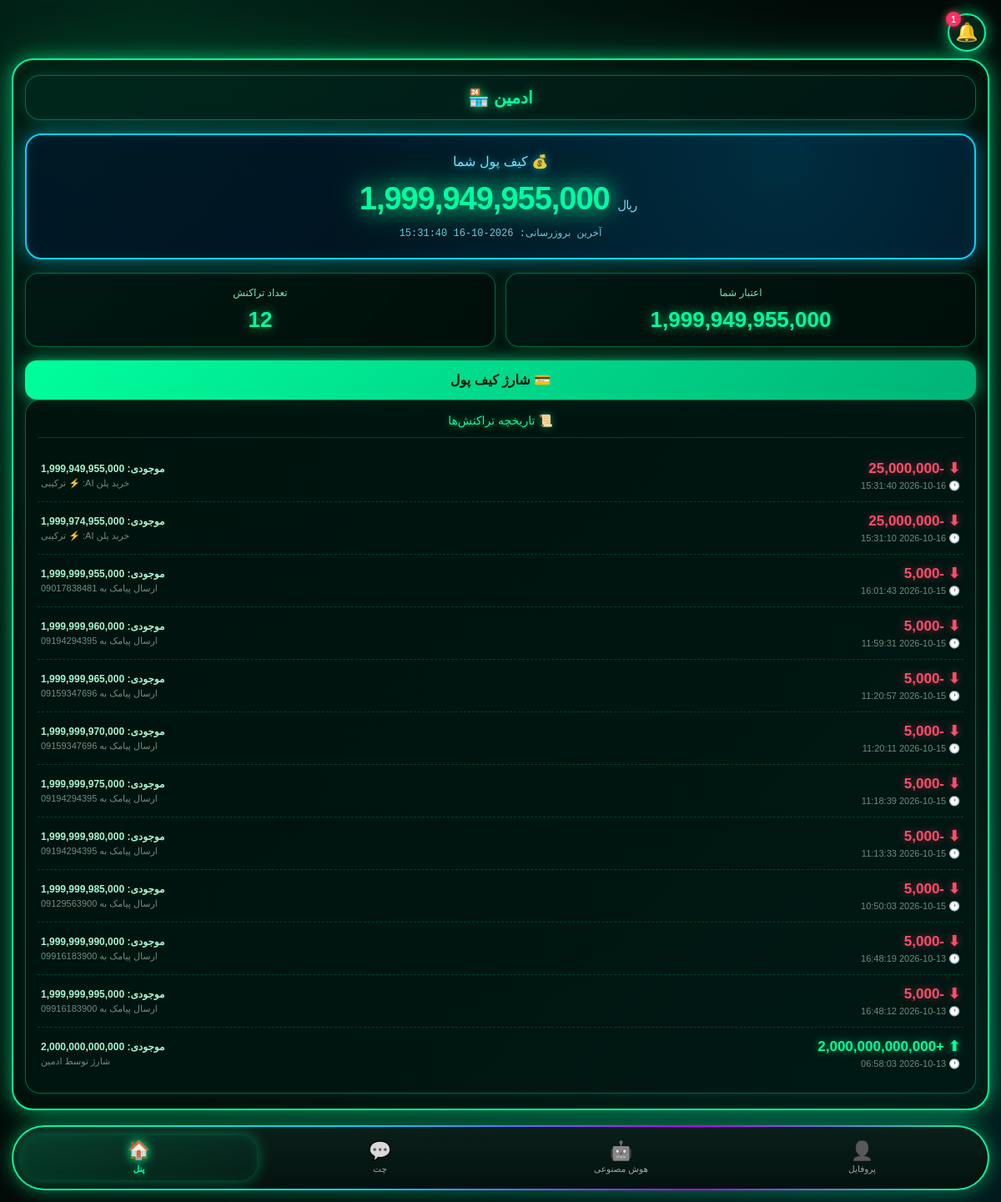
/panel/wallet (signed in), run on the app's committed database.
### tables this page shows
CREATE TABLE users (
        id INTEGER PRIMARY KEY AUTOINCREMENT,
        username TEXT UNIQUE NOT NULL,
        password TEXT NOT NULL,
        shop_name TEXT,
        phone TEXT,
        start_date TIMESTAMP DEFAULT CURRENT_TIMESTAMP,
        end_date TIMESTAMP,
        status TEXT DEFAULT 'active',
        created_at TIMESTAMP DEFAULT CURRENT_TIMESTAMP, sms_limit INTEGER DEFAULT 1000, theme TEXT DEFAULT 'neon', shop_image TEXT DEFAULT '', shop_banner TEXT DEFAULT '', shop_code TEXT, points INTEGER DEFAULT 0);

CREATE TABLE wallets (
    id INTEGER PRIMARY KEY AUTOINCREMENT,
    user_id INTEGER UNIQUE,
    balance INTEGER DEFAULT 0,
    updated_at TIMESTAMP DEFAULT CURRENT_TIMESTAMP);

CREATE TABLE transactions (
    id INTEGER PRIMARY KEY AUTOINCREMENT,
    user_id INTEGER,
    amount INTEGER,
    type TEXT,
    description TEXT,
    balance_after INTEGER,
    created_at TIMESTAMP DEFAULT CURRENT_TIMESTAMP);

### wallet_routes.py (the view)
@wallet_bp.route('/panel/wallet')
def panel_wallet():
    uid = _current_uid()
    if not uid:
        return redirect('/panel/login')
    u = get_user(uid)
    shop = u[3] if u and len(u) > 3 else ''
    txs = get_transactions(uid, 50)
    last_update = txs[0][5] if txs else 'هنوز تراکنشی نیست'
    try:
        cs = get_user_settings(uid)
    except Exception:
        cs = None
    return render_template('wallet.html',
        balance=get_wallet(uid),
        txs=txs,
        shop=shop,
        last_update=last_update,
        current_settings=cs)

### app.py (called while the page is built)
@app.context_processor
def inject_global_settings():
    try:
        if session.get("is_admin"):
            s = get_admin_settings()
        elif session.get("user_id"):
            s = get_user_settings(session["user_id"])
        else:
            s = {"avatar": None, "bg": None, "theme": "neon"}
    except Exception:
        s = {"avatar": None, "bg": None, "theme": "neon"}
    return {"current_settings": s}

@app.after_request
def _security_headers(response):
    if response.content_type and 'text/html' in response.content_type:
        response.headers["Cache-Control"] = "no-store, no-cache, must-revalidate, max-age=0"
        response.headers["Pragma"] = "no-cache"
        response.headers["Expires"] = "0"
    """هدرهای امنیتی"""
    response.headers["X-Content-Type-Options"] = "nosniff"
    response.headers["X-Frame-Options"] = "SAMEORIGIN"
    response.headers["X-XSS-Protection"] = "1; mode=block"
    response.headers["Referrer-Policy"] = "no-referrer"
    response.headers["Permissions-Policy"] = "geolocation=(), microphone=(), camera=()"
    return response

### database.py (called while the page is built, shortened)
def get_user(user_id):
    conn = sqlite3.connect(DB_PATH)
    c = conn.cursor()
    c.execute("SELECT * FROM users WHERE id=?", (user_id,))
    row = c.fetchone()
    conn.close()
    return row

def get_user_settings(user_id):
    import time
    now = time.time()
    key = f'settings_{user_id}'
    if key in _CACHE and (now - _CACHE_TIME.get(key, 0)) < CACHE_TTL:
        return _CACHE[key]

def get_wallet(user_id):
    conn = sqlite3.connect(DB_PATH) if 'DB_PATH' in dir() else sqlite3.connect('panel.db')
    c = conn.cursor()
    c.execute("SELECT balance FROM wallets WHERE user_id=?", (user_id,))
    row = c.fetchone()
    if not row:
        c.execute("INSERT INTO wallets (user_id, balance) VALUES (?, 0)", (user_id,))
        conn.commit()
        balance = 0
    else:
        balance = row[0]
    conn.close()
    return balance or 0

def get_transactions(user_id, limit=50):
    conn = sqlite3.connect('panel.db')
    c = conn.cursor()
    c.execute("SELECT id, amount, type, description, balance_after, created_at FROM transactions WHERE user_id=? ORDER BY id DESC LIMIT ?",
              (user_id, limit))
    rows = c.fetchall()
    conn.close()
    return rows

### wallet_routes.py (called while the page is built)
def _current_uid():
    return session.get('user_id') or session.get('uid') or session.get('id')

### templates/wallet.html (shortened to what this page needs)
<!DOCTYPE html>
<html lang="fa" dir="rtl">
<head>
<link rel="icon" type="image/png" href="/static/icons/icon-192.png"><link rel="apple-touch-icon" href="/static/apple-touch-icon.png"></head>
<body>
<a class="bell" href="/notifications">🔔<span class="badge">1</span></a>
<div class="frame">
  <div class="shop-header">{% if shop %}{{ shop }} 🏪{% else %}فروشگاه من 🏪{% endif %}</div>
  <div class="blue-card">
    <div class="blue-title">💰 کیف پول شما</div>
    <div class="blue-amount">{{ "{:,}".format(balance) }} <small>ریال</small></div>
    <div class="blue-sub">آخرین بروزرسانی: {{ last_update }}</div>
  </div>
  <div class="two-cards">
    <div class="small-card">
      <div class="small-label">اعتبار شما</div>
      <div class="small-value">{{ "{:,}".format(balance) }}</div>
    </div>
    <div class="small-card">
      <div class="small-label">تعداد تراکنش</div>
      <div class="small-value">{{ txs|length }}</div>
    </div>
  </div>
  <a href="/panel/wallet/charge" style="display:block;margin-top:14px;text-align:center;background:linear-gradient(135deg,#00ff9d,#00b377);color:#001a12;text-decoration:none;font-weight:bold;padding:14px;border-radius:14px;box-shadow:0 0 20px rgba(0,255,157,.7)">💳 شارژ کیف پول</a>
  <div class="options-box">
    <div class="options-title">📜 تاریخچه تراکنش‌ها</div>
    {% if txs %}
      {% for t in txs %}
        <div class="tx" style="animation-delay:{{ loop.index0 * 0.07 }}s">
          <div>
            <div class="tx-amt {% if t[1] > 0 %}plus{% else %}minus{% endif %}">
              {% if t[1] > 0 %}⬆ +{% else %}⬇ {% endif %}{{ "{:,}".format(t[1]) }}
            </div>
            <div class="tx-meta">🕐 {{ t[5] }}</div>
          </div>
          <div class="tx-right">
            <span class="bal">موجودی: {{ "{:,}".format(t[4]) }}</span>
            {{ t[3] }}
          </div>
        </div>
      {% endfor %}
    {% else %}
      <div class="empty">
        <span class="empty-icon">📭</span>
        هنوز تراکنشی ثبت نشده
      </div>
    {% endif %}
  </div>
</div>
<div class="nav-wrap">
  <div class="bottom-nav">
    <a class="nav-item" href="/panel/profile">
      <span class="ic">👤</span><span>پروفایل</span>
    </a>
    <a class="nav-item" href="/panel/ai">
      <span class="ic">🤖</span><span>هوش مصنوعی</span>
    </a>
    <a class="nav-item" href="/panel/chat">
      <span class="ic">💬</span><span>چت</span>
    </a>
    <a class="nav-item active" href="/panel/dashboard">
      <span class="ic">🏠</span><span>پنل</span>
    </a>
  </div>
</div>
{% include "_global_bg.html" %}
</body>
</html>

### templates/_global_bg.html (shortened to what this page needs)
<link rel="stylesheet" href="/static/app-feel.css">

### static/app-feel.css (style rules this page uses)
* { -webkit-tap-highlight-color:transparent;-webkit-touch-callout:none }
html,body { overscroll-behavior:none;-webkit-overflow-scrolling:touch }
body { user-select:none;-webkit-user-select:none }
.page-fade { animation:pageFade .3s ease-out }

### data on the page
users: shop_name "ادمین"
wallets: balance "1,999,949,955,000"
transactions: created_at "2026-10-16 15:31:40", amount "-25,000,000", balance_after "1,999,949,955,000", description "خرید پلن AI: ⚡ ترکیبی"
transactions: amount "-25,000,000", created_at "2026-10-16 15:31:10", balance_after "1,999,974,955,000", description "خرید پلن AI: ⚡ ترکیبی"
transactions: amount "-5,000", created_at "2026-10-15 16:01:43", balance_after "1,999,999,955,000", description "ارسال پیامک به 09017838481"
transactions: amount "-5,000", created_at "2026-10-15 11:59:31", balance_after "1,999,999,960,000", description "ارسال پیامک به 09194294395"
transactions: amount "-5,000", created_at "2026-10-15 11:20:57", balance_after "1,999,999,965,000", description "ارسال پیامک به 09159347696"
transactions: amount "-5,000", created_at "2026-10-15 11:20:11", balance_after "1,999,999,970,000", description "ارسال پیامک به 09159347696"
transactions: amount "-5,000", created_at "2026-10-15 11:18:39", balance_after "1,999,999,975,000", description "ارسال پیامک به 09194294395"
transactions: amount "-5,000", created_at "2026-10-15 11:13:33", balance_after "1,999,999,980,000", description "ارسال پیامک به 09194294395"
transactions: amount "-5,000", created_at "2026-10-15 10:50:03", balance_after "1,999,999,985,000", description "ارسال پیامک به 09129563900"
transactions: amount "-5,000", created_at "2026-10-13 16:48:19", balance_after "1,999,999,990,000", description "ارسال پیامک به 09916183900"
transactions: amount "-5,000", created_at "2026-10-13 16:48:12", balance_after "1,999,999,995,000", description "ارسال پیامک به 09916183900"
transactions: amount "2,000,000,000,000", created_at "2026-10-13 06:58:03", balance_after "2,000,000,000,000", description "شارژ توسط ادمین"

### other printed values
{{ txs|length }} "12"
